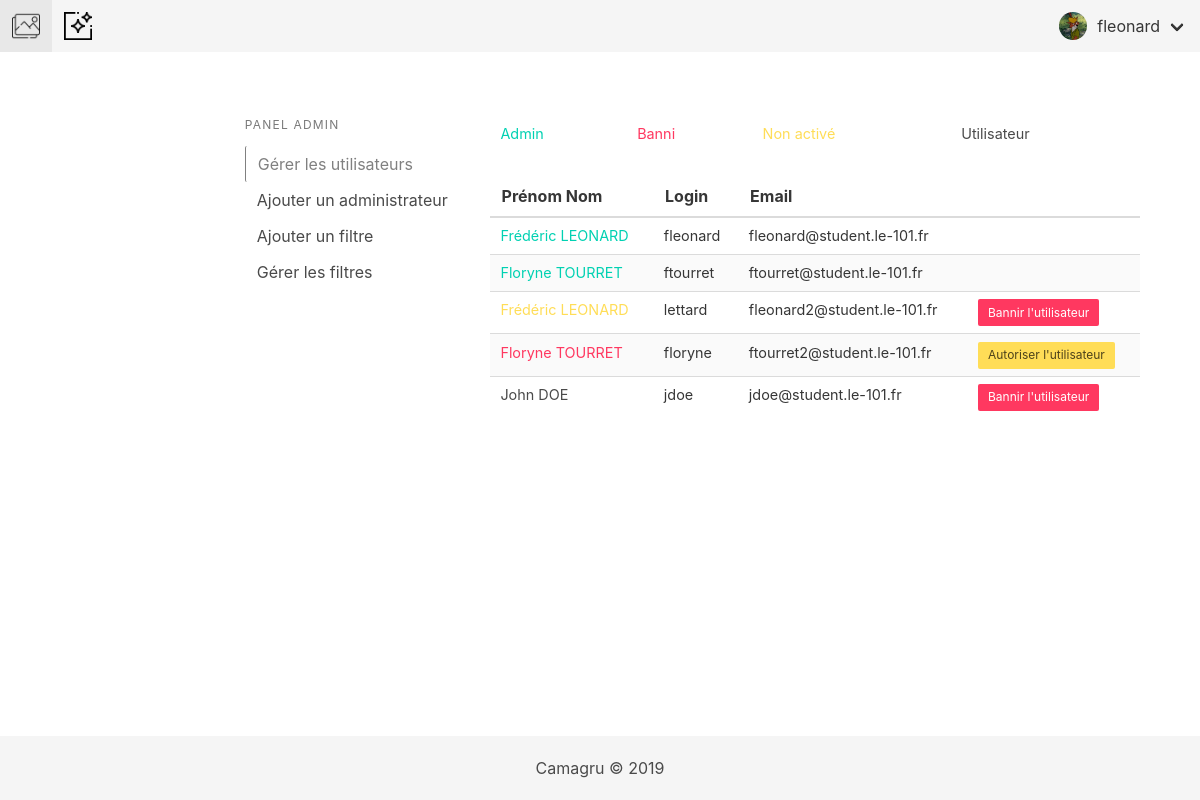
The app's page /index.php/Admin (signed in) with its own data.
### tables this page shows
CREATE TABLE `users` (
  `user_id` int(11) NOT NULL,
  `firstname` varchar(255) NOT NULL,
  `lastname` varchar(255) NOT NULL,
  `login` varchar(255) NOT NULL,
  `email` varchar(255) NOT NULL,
  `biography` varchar(255) DEFAULT NULL,
  `path_profile_picture` varchar(255) DEFAULT NULL,
  `password` varchar(255) DEFAULT NULL,
  `admin` tinyint(1) NOT NULL DEFAULT '0',
  `notif` tinyint(1) NOT NULL DEFAULT '1',
  `enabled` tinyint(1) NOT NULL DEFAULT '0',
  `token` varchar(255) DEFAULT NULL,
  `token_expiration` timestamp NULL DEFAULT NULL
);

### config/controller.php (called while the page is built, shortened)
<?php
class Controller
{
	private $_vars = array();
    function set($data)
    {
        $this->_vars = array_merge($this->_vars, $data);
    }
    function render($filename)
    {
        extract($this->_vars);
        require(ROOT . 'views/' . $filename . '.php');
    }
    function loadView($filename, $data = NULL)
    {
        $this->render($filename);
    }
    function loadModel($name)
    {
        $this->$name = new $name();
	}
}

### controllers/Admin.php (called while the page is built, shortened)
<?php
Class Admin extends Controller{
    public function index(){
        $data = array();
        $this->loadModel('Admin_model');
        $data['users'] = $this->Admin_model->get_users();
        $data['filters'] = $this->Admin_model->get_filters();
        $this->loadView('Admin/index_view', $data);
    }
}
?>

### config/model.php (called while the page is built, shortened)
<?php
require_once ('Database.php');
Class Model{
    public function __construct()
    {
        $database = new Database();
        $this->db = $database->openConnection();
    }
}
?>

### config/database.php (called while the page is built, shortened)
<?php
class Database
{
    private $_serverdb = 'mysql:host=172.20.0.2;dbname=camagru';
    private $_server = 'mysql:host=172.20.0.2';
    private $_user = 'root';
    private $_password = 'root';
    private $options = array(
        PDO::ATTR_ERRMODE => PDO::ERRMODE_EXCEPTION,
        PDO::ATTR_DEFAULT_FETCH_MODE => PDO::FETCH_ASSOC,
        PDO::MYSQL_ATTR_INIT_COMMAND => 'SET NAMES utf8'
    );
    public function openConnection()
    {
        try {
            $this->connexion = new PDO($this->_server, $this->_user, $this->_password, $this->options);
            $req = $this->connexion->prepare("CREATE DATABASE IF NOT EXISTS `camagru`;");
            $req->execute();
        } catch (PDOException $e) {
            echo "There is some problem in connection: " . $e->getMessage();
        }
        try {
            $this->conn = new PDO($this->_serverdb, $this->_user, $this->_password, $this->options);
            return $this->conn;
        } catch (PDOException $e) {
            echo "There is some problem in connection: " . $e->getMessage();
        }
    }
}

### models/Admin_model.php (called while the page is built, shortened)
<?php
Class Admin_model extends Model
{
    public function get_users(){
        $req = $this->db->prepare("SELECT * FROM `users` WHERE 1 ORDER BY `admin` DESC");
        $req->execute();
        return ($req->fetchAll());
    }
}
?>

### views/admin/index_view.php (the view, shortened to what this page needs)
<div class="gestion_user">
    <div class="columns">
        <div class="column is-three-fifths is-offset-one-fifth">
        </div>
    </div>
    <div class="columns">
        <div class="column is-one-fifth is-offset-one-fifth menu_user">
            <aside class="menu">
                <p class="menu-label">
                    Panel admin
                </p>
                <ul class="menu-list">
                    <li><a onclick="display_users()" id="display_users">Gérer les utilisateurs</a></li>
                    <li><a onclick="display_admin()" id="display_admin">Ajouter un administrateur</a></li>
                    <li><a onclick="display_filters()" id="display_filters">Ajouter un filtre</a></li>
                    <li><a onclick="display_manage_filters()" id="display_manage_filters">Gérer les filtres</a></li>
                </ul>
            </aside>
        </div>
        <div class="column is-three-fifths forms_user">
            <div class="container-users" id="users">
                <table class="table is-fullwidth">
                    <td class="has-text-primary">Admin</td>
                    <td class="has-text-danger">Banni</td>
                    <td class="has-text-warning">Non activé</td>
                    <td class="has-text-grey-dark">Utilisateur</td>
                </table>
                <table class="table is-striped is-hoverable is-fullwidth">
                    <thead>
                        <th>Prénom Nom</th>
                        <th>Login</th>
                        <th>Email</th>
                        <th></th>
                    </thead>
                    <tbody>
                    <?php
                        foreach($users as $user){
                            if($user['admin'] == 1)
                                echo '<tr id="tr_'.$user['user_id'].'">
                                <td id="name_'.$user['user_id'].'" class="has-text-primary">'.$user['firstname'].' '.$user['lastname'].'</td>
                                <td>'.$user['login'].'</td>
                                <td class="email">'.$user['email'].'</td>
                                <td id="button_'.$user['user_id'].'"></td>
                                </tr>';
                            else if($user['enabled'] == -1)
                                echo '<tr id="tr_'.$user['user_id'].'">
                                <td id="name_'.$user['user_id'].'" class="has-text-danger">'.$user['firstname'].' '.$user['lastname'].'</td>
                                <td>'.$user['login'].'</td>
                                <td class="email">'.$user['email'].'</td>
                                <td id="button_'.$user['user_id'].'"><button class="button is-small is-warning" onclick="unban(\''.$user['user_id'].'\' , \''.$user['enabled'].'\' , \''.$user['admin'].'\')">Autoriser l\'utilisateur</button></td>
                                </tr>';
                            else if($user['enabled'] == 0)
                                echo '<tr id="tr_'.$user['user_id'].'">
                                <td id="name_'.$user['user_id'].'" class="has-text-warning">'.$user['firstname'].' '.$user['lastname'].'</td>
                                <td>'.$user['login'].'</td>
                                <td class="email">'.$user['email'].'</td>
                                <td id="button_'.$user['user_id'].'"><button class="button is-small is-danger" onclick="ban(\''.$user['user_id'].'\' , \''.$user['enabled'].'\' , \''.$user['admin'].'\')">Bannir l\'utilisateur</button></td>
                                </tr>';
                            else
                                echo '<tr id="tr_'.$user['user_id'].'">
                                <td id="name_'.$user['user_id'].'" class="has-text-grey-dark">'.$user['firstname'].' '.$user['lastname'].'</td>
                                <td>'.$user['login'].'</td>
                                <td class="email">'.$user['email'].'</td>
                                <td id="button_'.$user['user_id'].'"><button class="button is-small is-danger" onclick="ban(\''.$user['user_id'].'\' , \''.$user['enabled'].'\' , \''.$user['admin'].'\')">Bannir l\'utilisateur</button></td>
                                </tr>';
                        }
                    ?>
                    </tbody>
                </table>
            </div>
        </div>
    </div>
</div>

### assets/css/style.css (style rules this page uses)
body { position: relative; min-height: 100vh; padding-bottom: 80px; }
a { text-decoration: none!important; }
td { font-size: .9rem; }
td.email { word-break: break-all; }
.gestion_user { margin-top: 5vh; }
.menu-list a.is-active { background-color: transparent; color: gray; border-left: 1px solid gray; }
.container-filters, .container-users { padding-right: 5vw; }

### records on screen
users: firstname "Frédéric", lastname "LEONARD", login "fleonard", email "fleonard@student.le-101.fr"
users: firstname "Floryne", lastname "TOURRET", login "ftourret", email "ftourret@student.le-101.fr"
users: firstname "Frédéric", lastname "LEONARD", login "lettard", email "fleonard2@student.le-101.fr"
users: firstname "Floryne", lastname "TOURRET", login "floryne", email "ftourret2@student.le-101.fr"
users: firstname "John", lastname "DOE", login "jdoe", email "jdoe@student.le-101.fr"

### other values on screen
$_SESSION['user']['login'] "fleonard"
